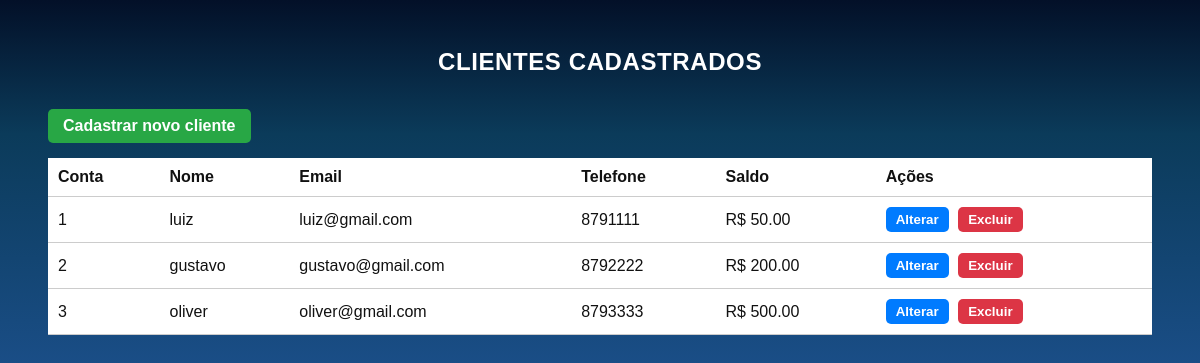
/, run on an earlier commit of the app's database.
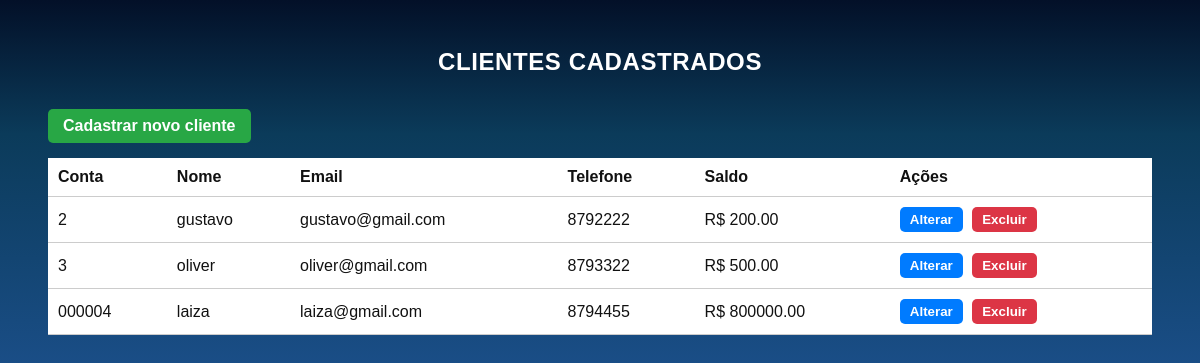
And on a later commit of the database.
### core/models.py (models this page shows, shortened)
class Cliente(models.Model):
    nome = models.CharField(max_length=50)
    conta = models.CharField(max_length=10, unique=True)
    saldo = models.DecimalField(max_digits=12, decimal_places=2, default=0.00)
    email = models.EmailField(max_length=50, unique=True)
    telefone = models.CharField(max_length=15)

### core/views.py (the view)
# urls.py: path('', views.index, name='index'),
def index(request):
    clientes = Cliente.objects.all()  # pega todos os clientes do banco
    form = ClienteForm()  # formulário vazio para usar no modal
    return render(request, 'index.html', {'clientes': clientes, 'form': form})

### core/templates/index.html (shortened to what this page needs)
<!DOCTYPE html>
<html lang="pt-br">
<head>
</head>
<body>
    <h2 class="page-title">Clientes Cadastrados</h2>
    <button id="abrirModalCadastrar">Cadastrar novo cliente</button>
    <table>
        <tr>
            <th>Conta</th>
            <th>Nome</th>
            <th>Email</th>
            <th>Telefone</th>
            <th>Saldo</th>
            <th>Ações</th>
        </tr>
        {% for cliente in clientes %}
        <tr>
            <td>{{ cliente.conta }}</td>
            <td>{{ cliente.nome }}</td>
            <td>{{ cliente.email }}</td>
            <td>{{ cliente.telefone }}</td>
            <td><span class="saldo-badge">R$ {{ cliente.saldo|floatformat:2 }}</span></td>
            <td>
                <button
                    data-id="{{ cliente.id }}"
                    data-nome="{{ cliente.nome|escapejs }}"
                    data-email="{{ cliente.email|escapejs }}"
                    data-telefone="{{ cliente.telefone|escapejs }}"
                    data-saldo="{{ cliente.saldo|floatformat:2|escapejs }}"
                    class="button btn-alterar"
                >
                    Alterar
                </button>
                <button
                    data-id="{{ cliente.id }}"
                    data-nome="{{ cliente.nome|escapejs }}"
                    class="button delete btn-excluir"
                >
                    Excluir
                </button>
            </td>
        </tr>
        {% empty %}
        <tr><td colspan="6">Nenhum cliente cadastrado.</td></tr>
        {% endfor %}  </table>
    </body>
    </html>

What changed in the data, as far as the page shows it:
removed Cliente: conta "1", nome "luiz", email "luiz@gmail.com", telefone "8791111", saldo "50.00"
changed Cliente "oliver": telefone "8793333" → "8793322"
added Cliente: conta "000004", nome "laiza", email "laiza@gmail.com", telefone "8794455", saldo "800000.00"
